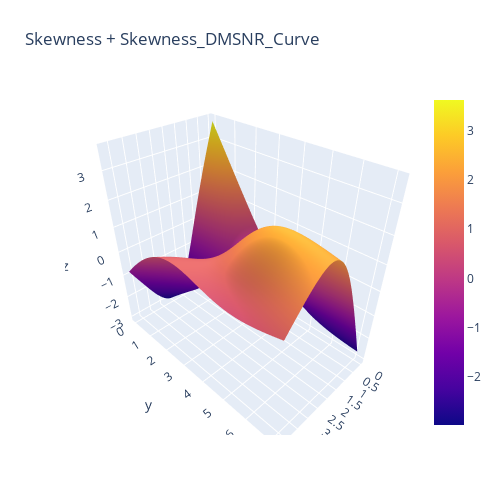

Source (notebook cell):
### Code cell
plot3d(gam, 10, interactions)

### Figure 1 — Plotly figure (JSON) as saved in the notebook; plotly's stock layout.template omitted (floating-point values rounded to 4 significant figures; data arrays with more than 128 entries replaced by an {"elided": "..."} marker saying what was removed)
{"data": [{"type": "surface", "x": {"elided": "100x100 float values"}, "y": {"elided": "100x100 float values"}, "z": {"elided": "100x100 float values"}}], "layout": {"autosize": false, "height": 500, "margin": {"b": 65, "l": 65, "r": 50, "t": 90}, "title": {"text": "Skewness + Skewness_DMSNR_Curve"}, "width": 500}}
